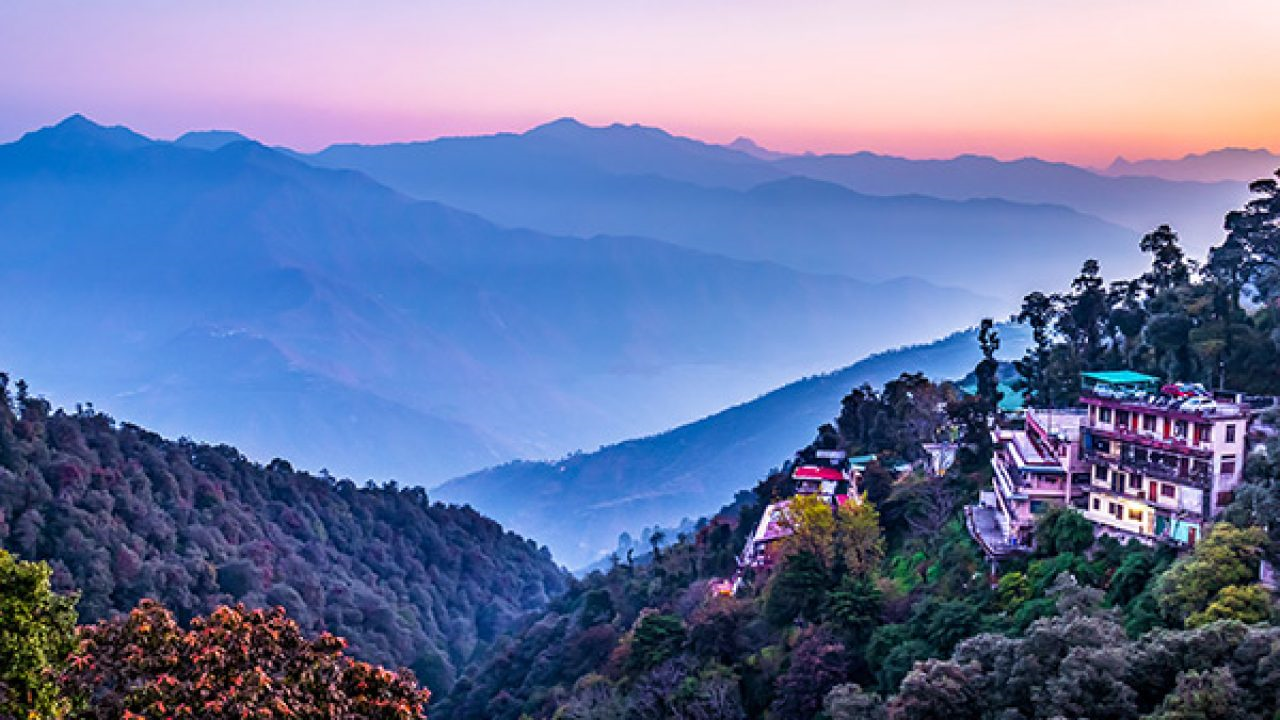
#> input picture scenery3.png, 1280 x 720 px, found by its file name
$ jupyter execute 'AML 11.ipynb'
#> lines starting #> are read from the running program, lines starting #| are printed output that depends on the picture
# Practical 11

## Aim : Apply SVD on image

[cell 1]
# Import module
# Import PIL module
from PIL import Image
# open method used to open different extension image file
im = Image.open(r"D:\Sem 4\AML\scenery3.png")
#> im is the input picture: PIL image 1280x720 RGBA; mean R, G, B, A 105.6, 119.4, 162.1, 255
im.show()

[cell 2]
import requests
import cv2
import numpy as np
import matplotlib.pyplot as plt
from numpy.linalg import svd

img = cv2.imread(r"D:\Sem 4\AML\scenery3.png")
plt.figure(figsize = (10,10))
plt.axis("off")  # to hide axis use "off"
plt.imshow(cv2.cvtColor(img, cv2.COLOR_BGR2RGB))
plt.title('Orignal RGB Image')

[cell 3]
#calculate the svd
u,s,v = np.linalg.svd(img, full_matrices = False)
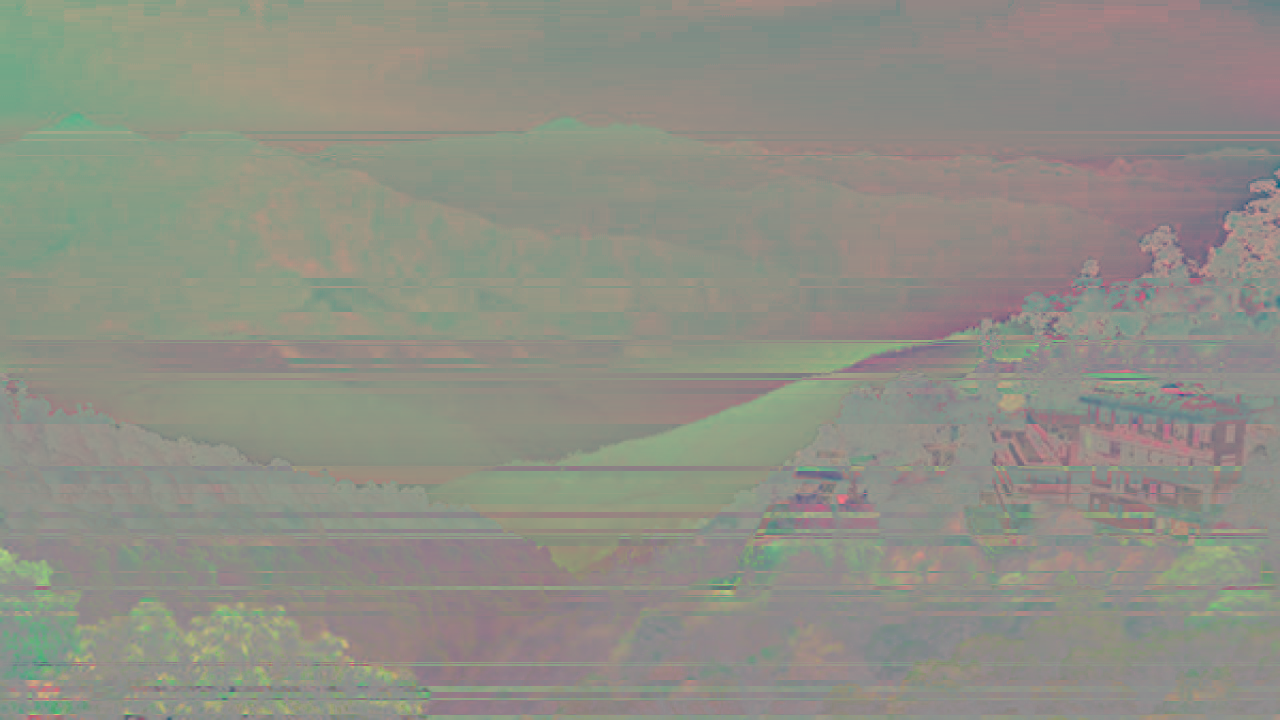
#> u: shape (720, 1280, 3) float64; mean B, G, R -0.0261, 0.000745, 0.000225; drawn with min black and max white
#> s = 720 rows, first 8: [13916.3, 601, 43.3], [13917.5, 601, 43.3], [13922.4, 596.6, 38.77], [13932.6, 597, 37.99], [13941.8, 596.8, 33.46], [13956.3, 596.6, 33.55], [13961.8, 593.5, 36.71], [13966.3, 593.6, 36.71]
#ispect shape of the matrices
print(f'u.shape:{u.shape}, s.shape:{s.shape}, v.shape:{v.shape}')
#| u.shape:(720, 1280, 3), s.shape:(720, 3), v.shape:(720, 3, 3)

[cell 4]
gray_image = cv2.cvtColor(img, cv2.COLOR_BGR2GRAY)
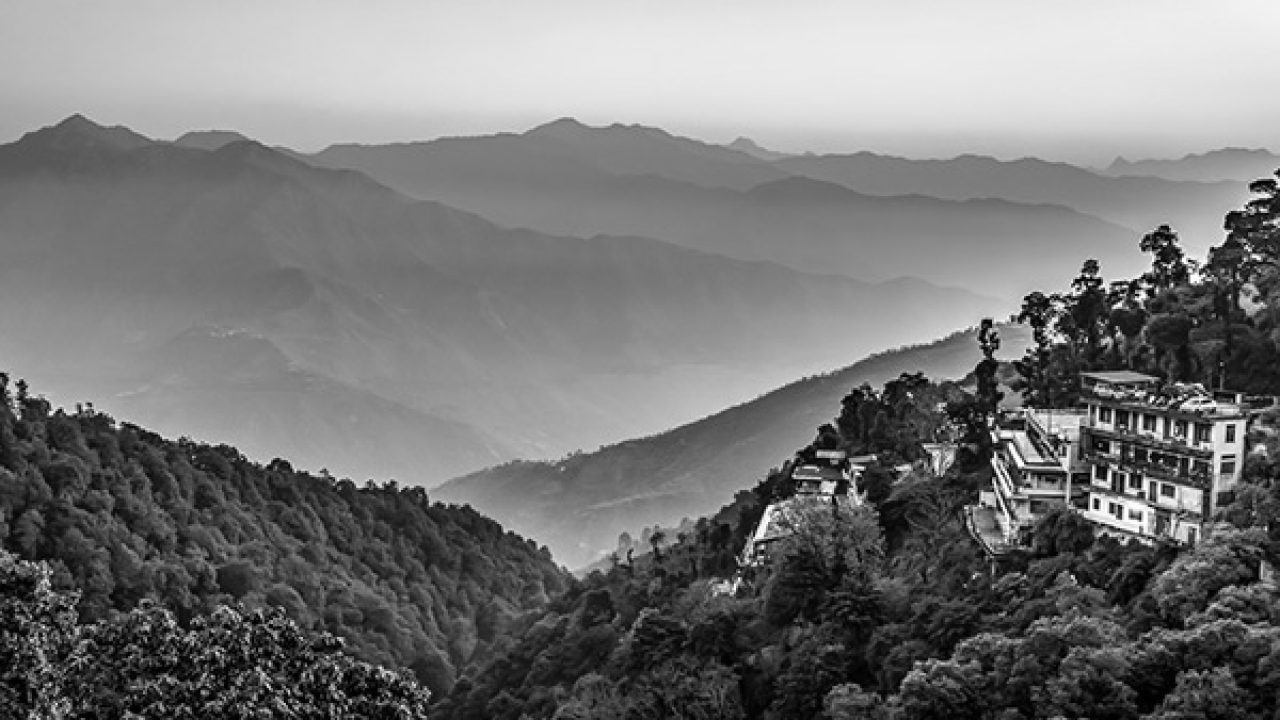
#> gray_image: shape (720, 1280); min 0, max 255, mean 120.1
plt.figure(figsize = (10,10))
plt.axis("off")  # to hide axis use "off"
plt.imshow(gray_image, cmap = "gray")
plt.title('Gray Image')

[cell 5]
gray_image = cv2.cvtColor(img, cv2.COLOR_BGR2GRAY)
#calculate the svd
u,s,v = np.linalg.svd(gray_image, full_matrices = False)
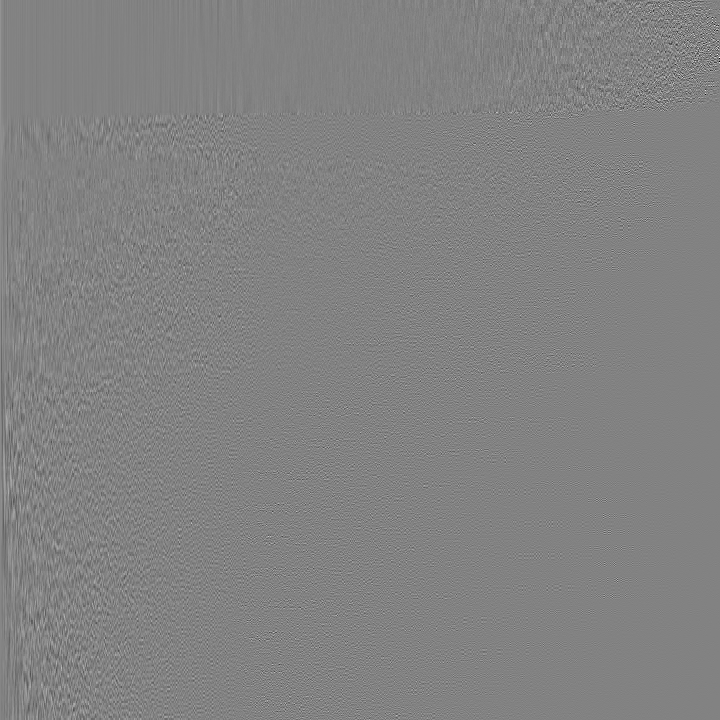
#> u: shape (720, 720) float64; min -0.494, max 0.472, mean 3.18e-05; drawn with min black and max white
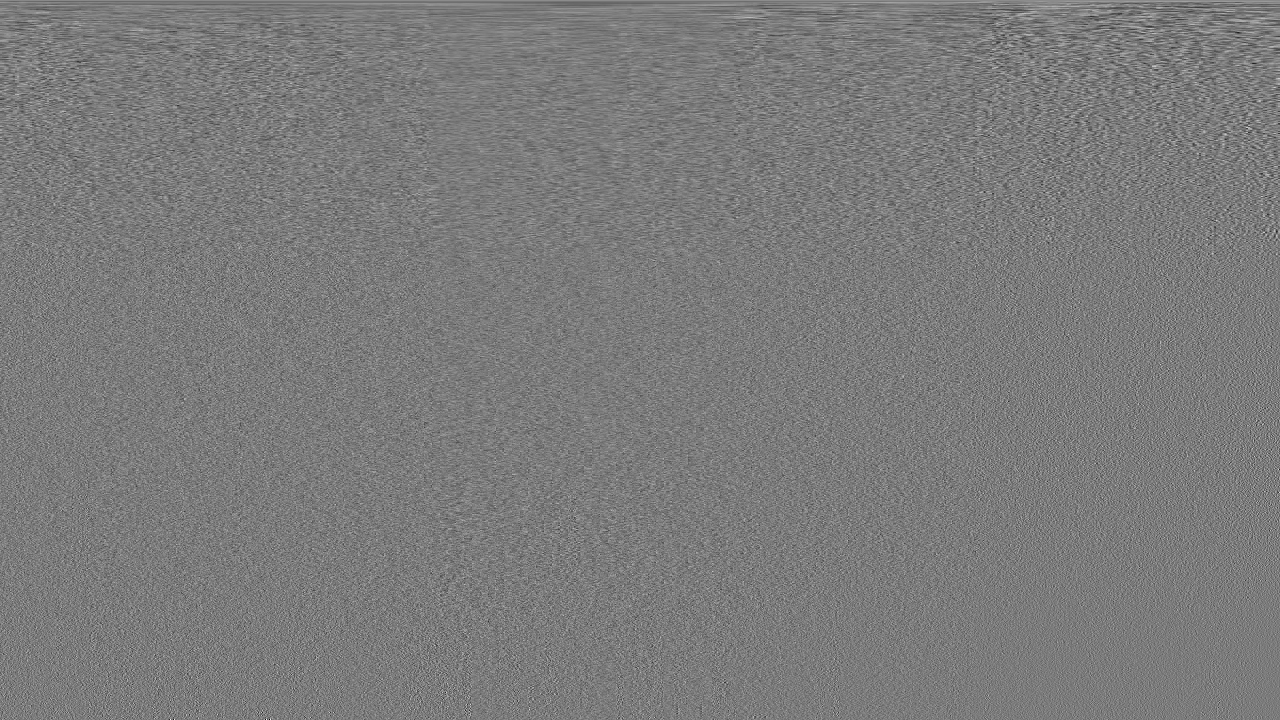
#> v: shape (720, 1280) float64; min -0.222, max 0.236, mean 3.83e-05; drawn with min black and max white
#> s = 720 values, max 126819.5 at index 0, min 1.04 at index 719, mean 653.8
#ispect shape of the matrices
print(f'u.shape:{u.shape}, s.shape:{s.shape}, v.shape:{v.shape}')
#| u.shape:(720, 720), s.shape:(720,), v.shape:(720, 1280)

[cell 6]
# The above output shape indicate that there are 720 linrearly independent dimensions

[cell 7]
plt.figure(figsize = (10,10))
orig_rank = u[:, :] @ np.diag(s[:]) @ v[:, :]
plt.axis("off")  # to hide axis use "off"
plt.imshow(orig_rank)
plt.title('Actual Image')

[cell 8]
import seaborn as sns
var_explained = np.round(s**2/np.sum(s**2), decimals = 6)
#> var_explained = 720 values, max 0.93 at index 0, min 0 at index 324, mean 0.00139
print (f'Variance explained by top 20 singular values:\n{var_explained[0:20]}')
#| Variance explained by top 20 singular values:
#| [9.29603e-01 1.31580e-02 1.00140e-02 5.86800e-03 3.23900e-03 2.81800e-03
#|  2.56900e-03 2.03300e-03 1.88900e-03 1.55100e-03 1.41000e-03 1.26800e-03
#|  1.15900e-03 9.39000e-04 8.77000e-04 8.28000e-04 7.91000e-04 7.63000e-04
#|  6.65000e-04 6.18000e-04]

sns.barplot(x = list(range(1,21)), y = var_explained[0:20] , color = 'blue')
plt.title('Variance Explained Graph')
plt.xlabel('Singular Vector')
plt.ylabel('Variance Explained')
plt.tight_layout()
plt.show()
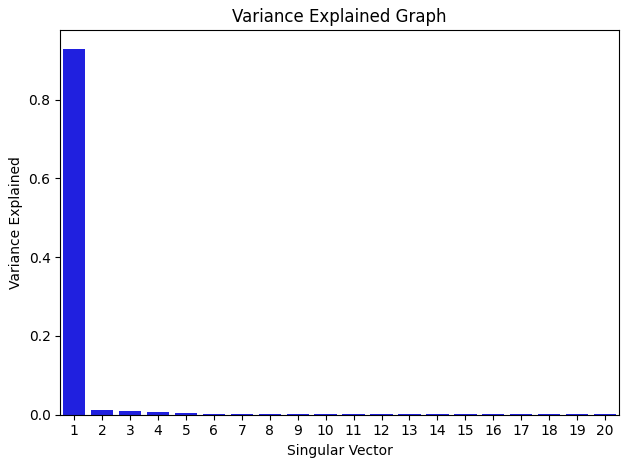
#> figure drawn by matplotlib, 1 panel; tallest bar 0.93 high, from x = -0.4 to 0.4

[cell 9]
comps = [720, 600, 500, 400, 100, 50, 20, 10, 5, 1]
plt.figure(figsize = (20,20))
for i in range(len(comps)):
    low_rank = u[:, :comps[i]] @ np.diag(s[: comps[i]]) @ v[:comps[i]]
    if(i == 0):
        plt.subplot(5,2,i+1)
        plt.imshow(low_rank, cmap = "gray"),
        plt.title(f'Actual Image with n_components = {comps[i]}')
    else:
        plt.subplot(5,2,i+1)
        plt.imshow(low_rank, cmap = "gray"),
        plt.title(f'n_components = {comps[i]}')
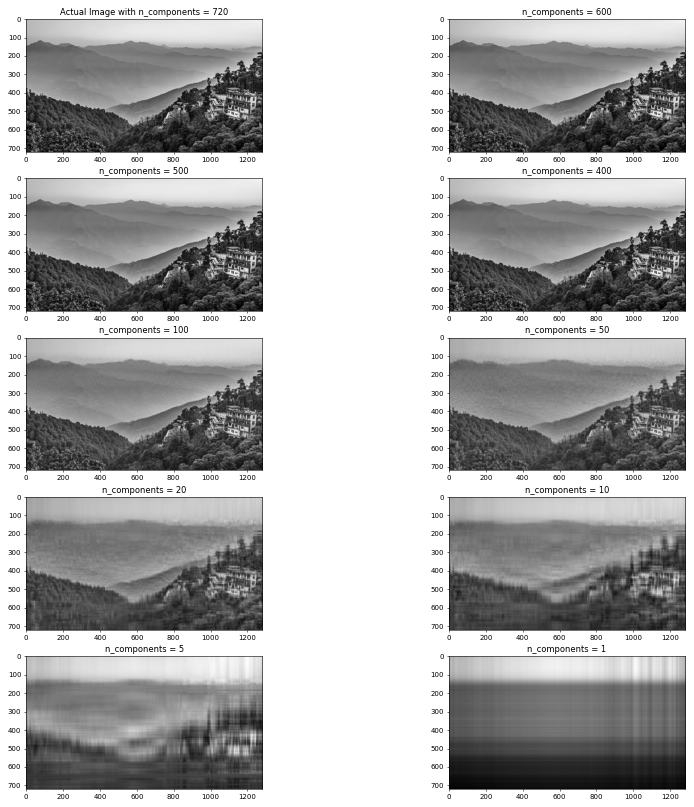
#> figure drawn by matplotlib, 10 panels
